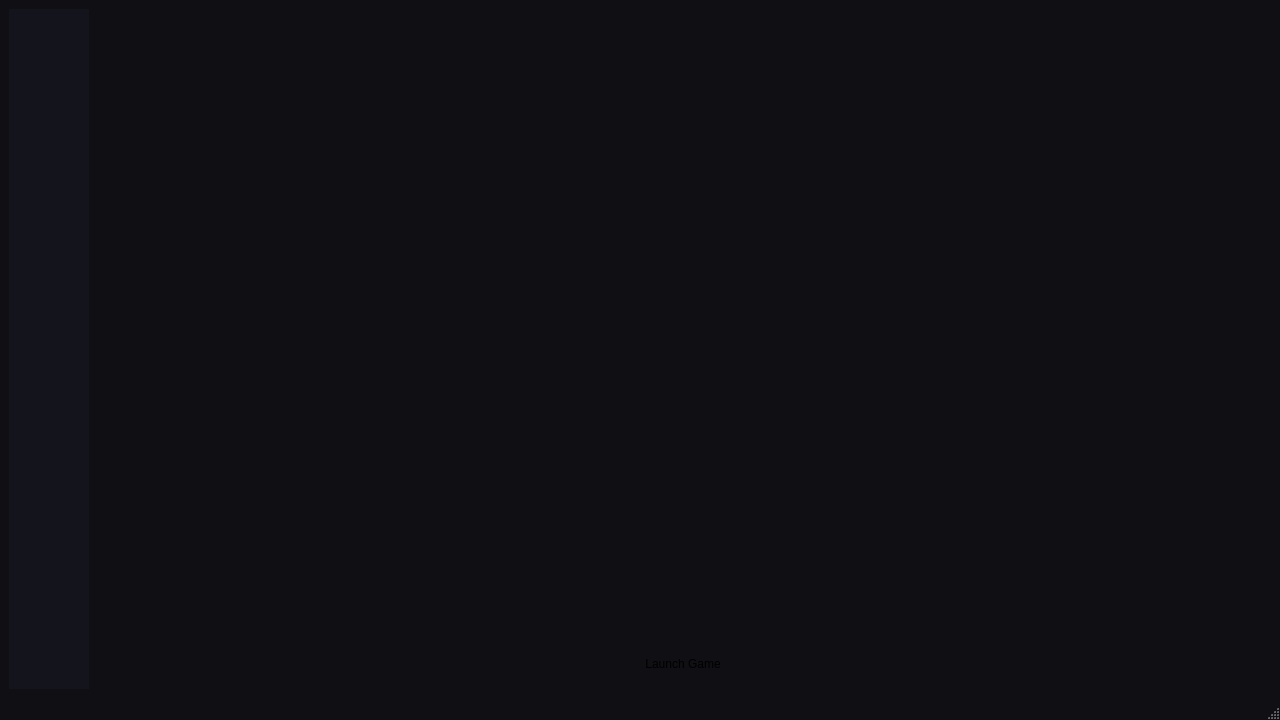
<?xml version="1.0" encoding="UTF-8"?>
<ui version="4.0">
 <class>MainWindow</class>
 <widget class="QMainWindow" name="MainWindow">
  <property name="geometry">
   <rect>
    <x>0</x>
    <y>0</y>
    <width>1280</width>
    <height>720</height>
   </rect>
  </property>
  <property name="windowTitle">
   <string>Fazbear Client</string>
  </property>
  <property name="styleSheet">
   <string notr="true">QMainWindow {
    background-color: #0f0f14;
}

#sidebar {
    background-color: #14141c;
}

QPushButton {
    border: none;
    background: transparent;
}

QPushButton:hover {
    background-color: #1e1e2a;
    border-radius: 12px;
}

QPushButton:checked {
    background-color: #2a2a3a;
    border-radius: 12px;
}</string>
  </property>
  <widget class="QWidget" name="centralwidget">
   <layout class="QHBoxLayout" name="mainLayout">
    <item>
     <layout class="QHBoxLayout" name="horizontalLayout" stretch="0,0">
      <item>
       <widget class="QWidget" name="sidebar" native="true">
        <property name="enabled">
         <bool>true</bool>
        </property>
        <property name="sizePolicy">
         <sizepolicy hsizetype="Fixed" vsizetype="Expanding">
          <horstretch>0</horstretch>
          <verstretch>0</verstretch>
         </sizepolicy>
        </property>
        <property name="minimumSize">
         <size>
          <width>80</width>
          <height>0</height>
         </size>
        </property>
        <property name="maximumSize">
         <size>
          <width>80</width>
          <height>16777215</height>
         </size>
        </property>
        <property name="cursor">
         <cursorShape>ArrowCursor</cursorShape>
        </property>
        <layout class="QVBoxLayout" name="verticalLayout">
         <item>
          <widget class="QPushButton" name="btnHome">
           <property name="minimumSize">
            <size>
             <width>0</width>
             <height>60</height>
            </size>
           </property>
           <property name="cursor">
            <cursorShape>PointingHandCursor</cursorShape>
           </property>
           <property name="text">
            <string/>
           </property>
           <property name="icon">
            <iconset theme="QIcon::ThemeIcon::GoHome"/>
           </property>
           <property name="iconSize">
            <size>
             <width>50</width>
             <height>50</height>
            </size>
           </property>
          </widget>
         </item>
         <item>
          <widget class="QPushButton" name="btnGames">
           <property name="minimumSize">
            <size>
             <width>0</width>
             <height>60</height>
            </size>
           </property>
           <property name="cursor">
            <cursorShape>PointingHandCursor</cursorShape>
           </property>
           <property name="text">
            <string/>
           </property>
           <property name="icon">
            <iconset>
             <normaloff>../../../../Downloads/transparent-hd-joystick-game-controller-white-icon-701751695032920ficjii8b7s.png</normaloff>../../../../Downloads/transparent-hd-joystick-game-controller-white-icon-701751695032920ficjii8b7s.png</iconset>
           </property>
           <property name="iconSize">
            <size>
             <width>50</width>
             <height>50</height>
            </size>
           </property>
          </widget>
         </item>
         <item>
          <widget class="QPushButton" name="btnWiki">
           <property name="minimumSize">
            <size>
             <width>0</width>
             <height>60</height>
            </size>
           </property>
           <property name="cursor">
            <cursorShape>PointingHandCursor</cursorShape>
           </property>
           <property name="text">
            <string/>
           </property>
           <property name="icon">
            <iconset>
             <normaloff>../../../../Downloads/hd-open-book-white-icon-symbol-transparent-background-701751695033476xelmcdrhf9.png</normaloff>../../../../Downloads/hd-open-book-white-icon-symbol-transparent-background-701751695033476xelmcdrhf9.png</iconset>
           </property>
           <property name="iconSize">
            <size>
             <width>50</width>
             <height>50</height>
            </size>
           </property>
          </widget>
         </item>
         <item>
          <spacer name="verticalSpacer">
           <property name="orientation">
            <enum>Qt::Orientation::Vertical</enum>
           </property>
           <property name="sizeHint" stdset="0">
            <size>
             <width>20</width>
             <height>40</height>
            </size>
           </property>
          </spacer>
         </item>
         <item>
          <widget class="QPushButton" name="btnSettings">
           <property name="minimumSize">
            <size>
             <width>0</width>
             <height>69</height>
            </size>
           </property>
           <property name="cursor">
            <cursorShape>PointingHandCursor</cursorShape>
           </property>
           <property name="text">
            <string/>
           </property>
           <property name="icon">
            <iconset>
             <normaloff>../../../../Downloads/settings.png</normaloff>../../../../Downloads/settings.png</iconset>
           </property>
           <property name="iconSize">
            <size>
             <width>50</width>
             <height>50</height>
            </size>
           </property>
          </widget>
         </item>
        </layout>
       </widget>
      </item>
      <item>
       <widget class="QWidget" name="contentContainer" native="true">
        <layout class="QVBoxLayout" name="verticalLayout_2">
         <item>
          <widget class="QStackedWidget" name="stackedWidget">
           <property name="currentIndex">
            <number>1</number>
           </property>
           <widget class="QWidget" name="pageHome">
            <layout class="QHBoxLayout" name="horizontalLayout_home">
             <property name="spacing">
              <number>20</number>
             </property>
             <property name="leftMargin">
              <number>20</number>
             </property>
             <property name="topMargin">
              <number>20</number>
             </property>
             <property name="rightMargin">
              <number>20</number>
             </property>
             <property name="bottomMargin">
              <number>20</number>
             </property>
             <item>
              <layout class="QVBoxLayout" name="verticalLayout_main">
               <item>
                <widget class="QFrame" name="frameHero">
                 <layout class="QVBoxLayout" name="verticalLayout_hero">
                  <item>
                   <widget class="QFrame" name="frameLaunch">
                    <property name="styleSheet">
                     <string notr="true">QFrame#frameLaunch {
    border-radius: 12px;
    border-image: url(:/assets/images/wallpaperlaunch.jpg) 0 0 0 0 stretch stretch;
}</string>
                    </property>
                    <property name="frameShape">
                     <enum>QFrame::Shape::StyledPanel</enum>
                    </property>
                    <property name="frameShadow">
                     <enum>QFrame::Shadow::Raised</enum>
                    </property>
                    <layout class="QVBoxLayout" name="verticalLayout_3">
                     <item>
                      <spacer name="spacerHeroTop">
                       <property name="orientation">
                        <enum>Qt::Orientation::Vertical</enum>
                       </property>
                       <property name="sizeHint" stdset="0">
                        <size>
                         <width>20</width>
                         <height>99</height>
                        </size>
                       </property>
                      </spacer>
                     </item>
                     <item>
                      <widget class="QFrame" name="frameContBtn">
                       <property name="styleSheet">
                        <string notr="true">QFrame#frameContBtn {
    background-color: #21213B;
    border-radius: 12px;
}</string>
                       </property>
                       <property name="frameShape">
                        <enum>QFrame::Shape::StyledPanel</enum>
                       </property>
                       <property name="frameShadow">
                        <enum>QFrame::Shadow::Raised</enum>
                       </property>
                       <layout class="QVBoxLayout" name="verticalLayout_4">
                        <item>
                         <widget class="QPushButton" name="btnLaunchGame">
                          <property name="font">
                           <font>
                            <family>Gill Sans</family>
                            <pointsize>20</pointsize>
                            <italic>false</italic>
                            <bold>true</bold>
                           </font>
                          </property>
                          <property name="cursor">
                           <cursorShape>PointingHandCursor</cursorShape>
                          </property>
                          <property name="text">
                           <string>Launch Game</string>
                          </property>
                         </widget>
                        </item>
                        <item>
                         <widget class="QToolButton" name="btnGameSelector">
                          <property name="sizePolicy">
                           <sizepolicy hsizetype="Preferred" vsizetype="Fixed">
                            <horstretch>0</horstretch>
                            <verstretch>0</verstretch>
                           </sizepolicy>
                          </property>
                          <property name="minimumSize">
                           <size>
                            <width>100</width>
                            <height>50</height>
                           </size>
                          </property>
                          <property name="text">
                           <string>Five Nights At Freddy's 1</string>
                          </property>
                          <property name="iconSize">
                           <size>
                            <width>24</width>
                            <height>24</height>
                           </size>
                          </property>
                          <property name="popupMode">
                           <enum>QToolButton::ToolButtonPopupMode::MenuButtonPopup</enum>
                          </property>
                          <property name="toolButtonStyle">
                           <enum>Qt::ToolButtonStyle::ToolButtonTextBesideIcon</enum>
                          </property>
                         </widget>
                        </item>
                       </layout>
                      </widget>
                     </item>
                     <item>
                      <spacer name="spacerHeroBottom">
                       <property name="orientation">
                        <enum>Qt::Orientation::Vertical</enum>
                       </property>
                       <property name="sizeHint" stdset="0">
                        <size>
                         <width>20</width>
                         <height>98</height>
                        </size>
                       </property>
                      </spacer>
                     </item>
                    </layout>
                   </widget>
                  </item>
                 </layout>
                </widget>
               </item>
               <item>
                <widget class="QLabel" name="lblLatestNews">
                 <property name="font">
                  <font>
                   <family>Gill Sans</family>
                   <pointsize>24</pointsize>
                   <bold>true</bold>
                  </font>
                 </property>
                 <property name="text">
                  <string>Latest News</string>
                 </property>
                </widget>
               </item>
               <item>
                <layout class="QGridLayout" name="gridLayout_news">
                 <item row="0" column="0">
                  <widget class="QFrame" name="frameNews1">
                   <layout class="QVBoxLayout" name="verticalLayout_news1">
                    <item>
                     <widget class="QPushButton" name="btnThumb1">
                      <property name="minimumSize">
                       <size>
                        <width>220</width>
                        <height>120</height>
                       </size>
                      </property>
                      <property name="text">
                       <string/>
                      </property>
                      <property name="icon">
                       <iconset>
                        <normaloff>../../../../Pictures/Screenshots/Captura de pantalla 2026-03-04 200810.png</normaloff>../../../../Pictures/Screenshots/Captura de pantalla 2026-03-04 200810.png</iconset>
                      </property>
                      <property name="iconSize">
                       <size>
                        <width>220</width>
                        <height>120</height>
                       </size>
                      </property>
                      <property name="flat">
                       <bool>true</bool>
                      </property>
                     </widget>
                    </item>
                    <item>
                     <widget class="QLabel" name="lblNewsTitle1">
                      <property name="text">
                       <string>Lore 2025/April by Kiaru</string>
                      </property>
                     </widget>
                    </item>
                   </layout>
                  </widget>
                 </item>
                 <item row="0" column="1">
                  <widget class="QFrame" name="frameNews2">
                   <layout class="QVBoxLayout" name="verticalLayout_news2">
                    <item>
                     <widget class="QPushButton" name="btnThumb2">
                      <property name="minimumSize">
                       <size>
                        <width>220</width>
                        <height>120</height>
                       </size>
                      </property>
                      <property name="text">
                       <string/>
                      </property>
                      <property name="icon">
                       <iconset>
                        <normaloff>../../../../Pictures/Screenshots/Captura de pantalla 2026-03-04 200628.png</normaloff>../../../../Pictures/Screenshots/Captura de pantalla 2026-03-04 200628.png</iconset>
                      </property>
                      <property name="iconSize">
                       <size>
                        <width>220</width>
                        <height>120</height>
                       </size>
                      </property>
                     </widget>
                    </item>
                    <item>
                     <widget class="QLabel" name="label_12">
                      <property name="text">
                       <string>The Living Tombstone FNAF 2 song</string>
                      </property>
                     </widget>
                    </item>
                   </layout>
                  </widget>
                 </item>
                 <item row="0" column="2">
                  <widget class="QFrame" name="frameNews3">
                   <layout class="QVBoxLayout" name="verticalLayout_news3">
                    <item>
                     <widget class="QPushButton" name="btnThumb3">
                      <property name="minimumSize">
                       <size>
                        <width>220</width>
                        <height>120</height>
                       </size>
                      </property>
                      <property name="text">
                       <string/>
                      </property>
                      <property name="icon">
                       <iconset>
                        <normaloff>../../../../Pictures/Screenshots/Captura de pantalla 2026-03-04 204258.png</normaloff>../../../../Pictures/Screenshots/Captura de pantalla 2026-03-04 204258.png</iconset>
                      </property>
                      <property name="iconSize">
                       <size>
                        <width>220</width>
                        <height>120</height>
                       </size>
                      </property>
                     </widget>
                    </item>
                    <item>
                     <widget class="QLabel" name="label_13">
                      <property name="text">
                       <string>More News Here!</string>
                      </property>
                     </widget>
                    </item>
                   </layout>
                  </widget>
                 </item>
                 <item row="1" column="0">
                  <widget class="QFrame" name="frameNews4">
                   <layout class="QVBoxLayout" name="verticalLayout_news4"/>
                  </widget>
                 </item>
                 <item row="1" column="1">
                  <widget class="QFrame" name="frameNews5">
                   <layout class="QVBoxLayout" name="verticalLayout_news5"/>
                  </widget>
                 </item>
                 <item row="1" column="2">
                  <widget class="QFrame" name="frameNews6">
                   <layout class="QVBoxLayout" name="verticalLayout_news6"/>
                  </widget>
                 </item>
                </layout>
               </item>
              </layout>
             </item>
             <item>
              <layout class="QVBoxLayout" name="verticalLayout_credits">
               <item>
                <widget class="QLabel" name="lblCreditsTitle">
                 <property name="font">
                  <font>
                   <family>Gill Sans</family>
                   <pointsize>30</pointsize>
                   <bold>true</bold>
                  </font>
                 </property>
                 <property name="text">
                  <string>Credits</string>
                 </property>
                </widget>
               </item>
               <item>
                <widget class="QLabel" name="lblDesigner">
                 <property name="font">
                  <font>
                   <family>Consolas</family>
                   <pointsize>15</pointsize>
                   <bold>true</bold>
                  </font>
                 </property>
                 <property name="text">
                  <string>Designer:</string>
                 </property>
                </widget>
               </item>
               <item>
                <widget class="QLabel" name="label">
                 <property name="text">
                  <string>Freddy Bear</string>
                 </property>
                </widget>
               </item>
               <item>
                <widget class="QLabel" name="lblCoding">
                 <property name="font">
                  <font>
                   <family>Consolas</family>
                   <pointsize>15</pointsize>
                   <bold>true</bold>
                  </font>
                 </property>
                 <property name="text">
                  <string>Coding:</string>
                 </property>
                </widget>
               </item>
               <item>
                <widget class="QLabel" name="label_2">
                 <property name="text">
                  <string>Codex</string>
                 </property>
                </widget>
               </item>
               <item>
                <widget class="QLabel" name="label_3">
                 <property name="font">
                  <font>
                   <family>Consolas</family>
                   <pointsize>15</pointsize>
                   <bold>true</bold>
                  </font>
                 </property>
                 <property name="text">
                  <string>1-8 Games:</string>
                 </property>
                </widget>
               </item>
               <item>
                <widget class="QLabel" name="label_4">
                 <property name="text">
                  <string>Scott Cawthon</string>
                 </property>
                </widget>
               </item>
               <item>
                <widget class="QLabel" name="label_5">
                 <property name="font">
                  <font>
                   <family>Consolas</family>
                   <pointsize>15</pointsize>
                   <bold>true</bold>
                  </font>
                 </property>
                 <property name="text">
                  <string>SB &amp; SoM:</string>
                 </property>
                </widget>
               </item>
               <item>
                <widget class="QLabel" name="label_6">
                 <property name="text">
                  <string>Steel Wool Studios</string>
                 </property>
                </widget>
               </item>
               <item>
                <widget class="QLabel" name="label_7">
                 <property name="font">
                  <font>
                   <family>Consolas</family>
                   <pointsize>15</pointsize>
                   <bold>true</bold>
                  </font>
                 </property>
                 <property name="text">
                  <string>Helper:</string>
                 </property>
                </widget>
               </item>
               <item>
                <widget class="QLabel" name="label_8">
                 <property name="text">
                  <string>ChatGPT</string>
                 </property>
                </widget>
               </item>
               <item>
                <widget class="QLabel" name="label_10">
                 <property name="font">
                  <font>
                   <family>Consolas</family>
                   <pointsize>15</pointsize>
                   <bold>true</bold>
                  </font>
                 </property>
                 <property name="text">
                  <string>Editor:</string>
                 </property>
                </widget>
               </item>
               <item>
                <widget class="QLabel" name="label_11">
                 <property name="text">
                  <string>Fazbear Enterteiment &amp; Afton Robotics, LLC</string>
                 </property>
                </widget>
               </item>
               <item>
                <widget class="QLabel" name="label_9">
                 <property name="font">
                  <font>
                   <family>MS UI Gothic</family>
                   <pointsize>22</pointsize>
                   <italic>true</italic>
                   <bold>true</bold>
                  </font>
                 </property>
                 <property name="text">
                  <string>Thx Scott For FNAF!!!</string>
                 </property>
                </widget>
               </item>
               <item>
                <spacer name="verticalSpacer_2">
                 <property name="orientation">
                  <enum>Qt::Orientation::Vertical</enum>
                 </property>
                 <property name="sizeHint" stdset="0">
                  <size>
                   <width>20</width>
                   <height>40</height>
                  </size>
                 </property>
                </spacer>
               </item>
              </layout>
             </item>
            </layout>
           </widget>
           <widget class="QWidget" name="pageGames">
            <layout class="QHBoxLayout" name="horizontalLayout_games">
             <item>
              <layout class="QGridLayout" name="gridLayout_games"/>
             </item>
             <item>
              <layout class="QVBoxLayout" name="verticalLayout_selected">
               <item>
                <widget class="QLabel" name="lblSelectedImage"/>
               </item>
               <item>
                <widget class="QLabel" name="lblSelectedTitle"/>
               </item>
               <item>
                <widget class="QLabel" name="lblSelectedDescription"/>
               </item>
               <item>
                <widget class="QPushButton" name="btnLaunchSelected">
                 <property name="text">
                  <string>Launch Game</string>
                 </property>
                </widget>
               </item>
              </layout>
             </item>
            </layout>
           </widget>
           <widget class="QWidget" name="pageWiki">
            <layout class="QVBoxLayout" name="verticalLayout_wiki"/>
           </widget>
           <widget class="QWidget" name="pageSettings">
            <layout class="QVBoxLayout" name="verticalLayout_settings"/>
           </widget>
          </widget>
         </item>
        </layout>
       </widget>
      </item>
     </layout>
    </item>
   </layout>
  </widget>
  <widget class="QMenuBar" name="menubar">
   <property name="geometry">
    <rect>
     <x>0</x>
     <y>0</y>
     <width>1280</width>
     <height>21</height>
    </rect>
   </property>
  </widget>
  <widget class="QStatusBar" name="statusbar"/>
 </widget>
 <resources/>
 <connections/>
</ui>
